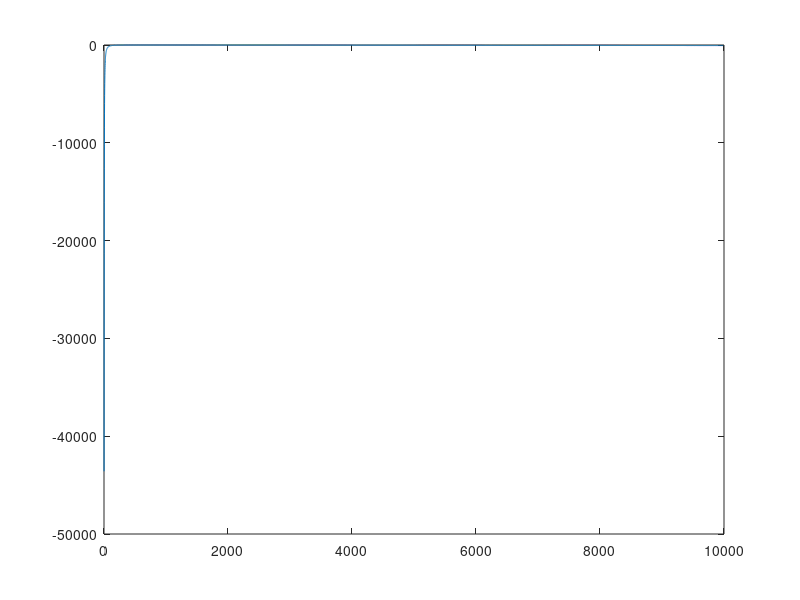

MATLAB code to generate this figure:
% Ali Rahimi , Reihaneh AkbariFard , Amirhossein Zamani
% 9932120, 9932107, 9932100

clear,clc
file = fopen('deta.txt','r');
data =  fscanf(file, '%f');
fclose(file);

x = [];
y = [];
n = size(data);
n = n(1);
i = 1;

while i <= n
    x = [x data(i)];
    i = i + 1;
    y = [y data(i)];
    i = i + 1;
end


odds = 0;
for i = 2 : n / 2 - 2
    odds = odds + y(i);
    i = i + 2;
end

evens = 0;
for i = 3 : n / 2 - 1
    evens = evens + y(i);
    i = i + 2;
end

firstAndEnd = y(1) + y(n / 2);
h = x(2) - x(1);

simpson = (h / 3 * (n / 2)) * (firstAndEnd + 4 * (odds) + 2 * (evens)); 

n = n / 2 - 1;

% Part B
dfx = [];
for i = 2:n
   dfx = [dfx (y(i + 1) - y(i - 1)) / (x(i + 1) - x(i - 1))];
end

plot(dfx)

% Part G
ddfx = [];
for i = 5:9991
   ddfx = [ddfx (y(i + 2) - 2 * y(i) + y(i - 2)) / (4 * (x(i - 1) - x(i)) ^ 2)];
end

plot(ddfx)

disp('Integral = ')
disp(simpson / 2)

%fprintf('Moshtagh Aval = %f\n', dfx)

%fprintf('Moshtagh Dovom = %f\n', ddfx)
